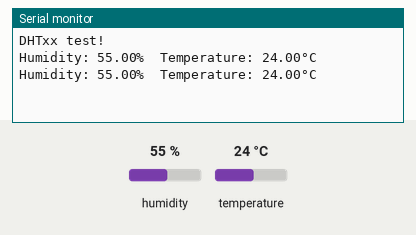
Simulated run of this sketch. Board: ESP32. Shown: the last lines printed to the serial monitor. The test bench sets the inputs (shaded band); at power-on: humidity 55 %, temperature 24 °C.

Above: at 4.8 s.
4.9 s: humidity set to 22 %
At 6.9 s:
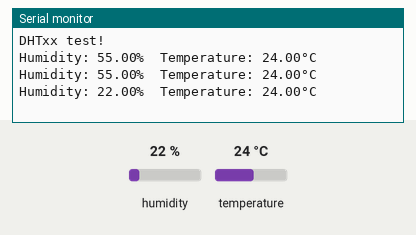
7.9 s: temperature set to 12 °C
At 9.3 s:
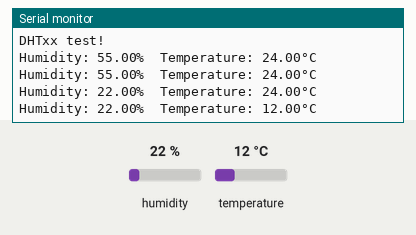
10.9 s: humidity set to 40 %
At 12.9 s:
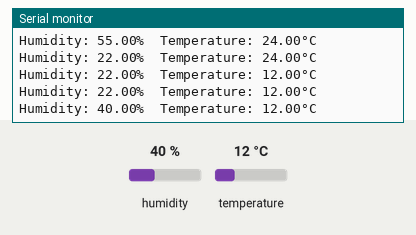
Timing chart, 0 to 14.4 s (numbered marks = the images above; inputs shaded):
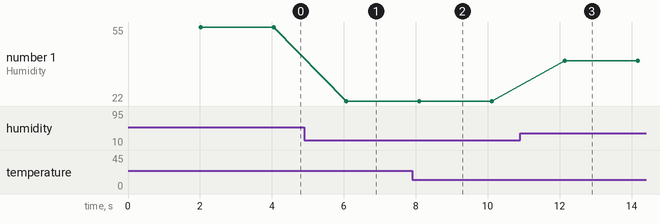

Measured:
- after the input at 4.9 s, the serial monitor: prints a new line after 1.2 s (image 1)
- after the input at 7.9 s, the serial monitor: prints a new line after 0.19 s (image 2)
- after the input at 10.9 s, the serial monitor: prints a new line after 1.2 s (image 3)
- plotted number 1: 55 → 22 after the input at 4.9 s, 22 → 40 after the input at 10.9 s

The sketch:

dhtmoniter.ino.ino
```cpp
#include "DHT.h"

#define DHTPIN 4     // Pin connected to the DHT data pin (e.g., GPIO 4 on ESP32)
#define DHTTYPE DHT11   // Change to DHT22 if you are using a DHT22 sensor

DHT dht(DHTPIN, DHTTYPE);

void setup() {
  Serial.begin(115200);
  Serial.println(F("DHTxx test!"));

  dht.begin();
}

void loop() {
  // Wait a few seconds between measurements
  delay(2000);

  // Read humidity
  float h = dht.readHumidity();
  // Read temperature as Celsius (the default)
  float t = dht.readTemperature();

  // Check if readings failed and exit early to try again
  if (isnan(h) || isnan(t)) {
    Serial.println(F("Failed to read from DHT sensor!"));
    return;
  }

  Serial.print(F("Humidity: "));
  Serial.print(h);
  Serial.print(F("%  Temperature: "));
  Serial.print(t);
  Serial.println(F("°C"));
}
```
